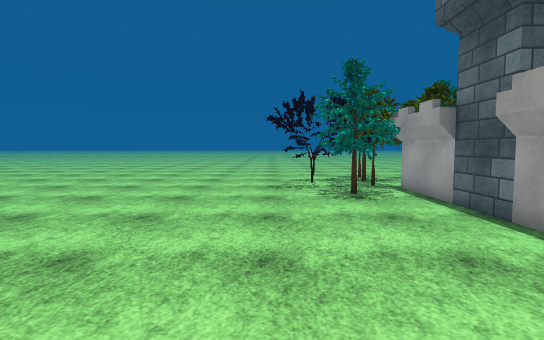
view 1 (above)

19 first-person views from a walk through a scene from a Unity 3-D project. The camera is 1.4 m above the floor, tilts 4° down and sees 80° across. The floor is counted in squares, 1 m on a side. Each view is taken from the middle of a square. On the plan, view 1 faces up. The plan holds only what a view shows up to about 15 squares ahead; the rest is blank. The place goes on beyond the plan. The player is left out. Surface patterns are stand-ins for the level's own textures.

view 2
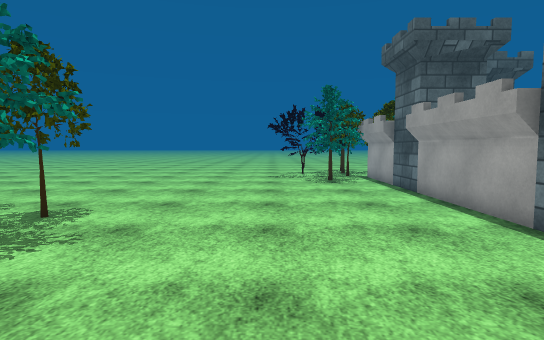

view 3
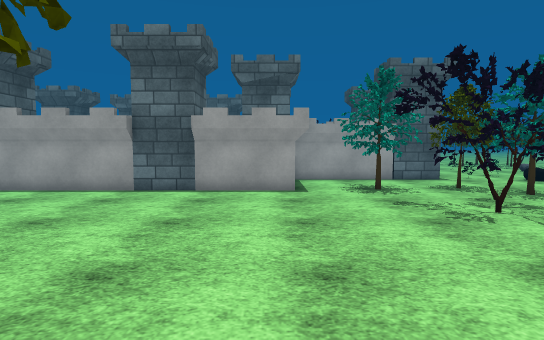

view 4
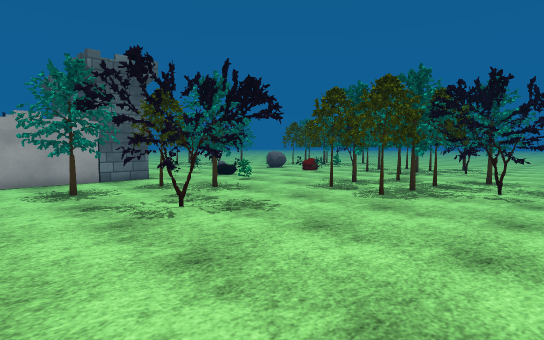

view 5
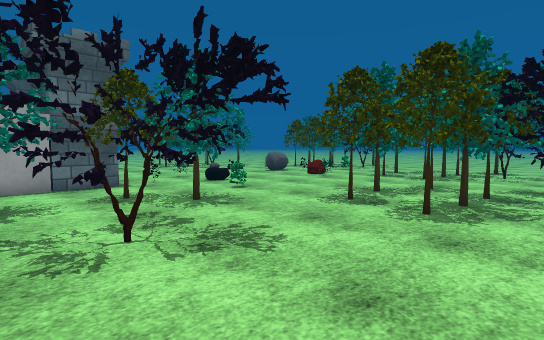

view 6
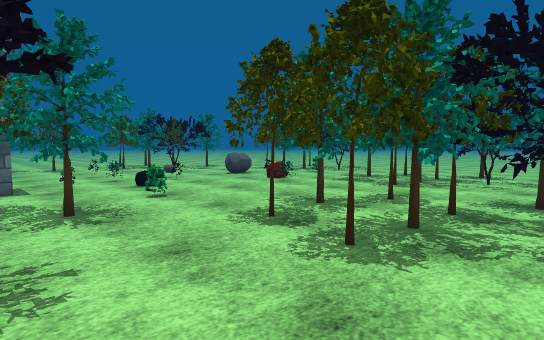

view 7
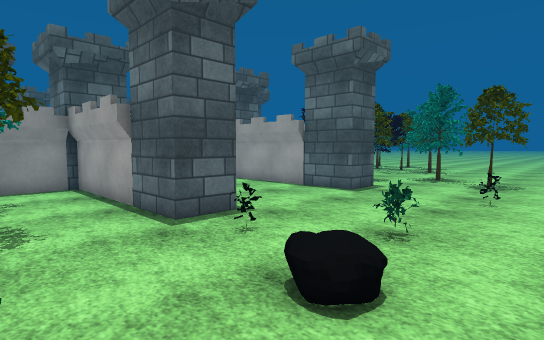

view 8
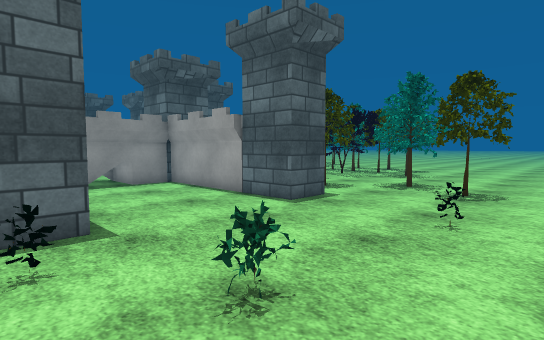

view 9
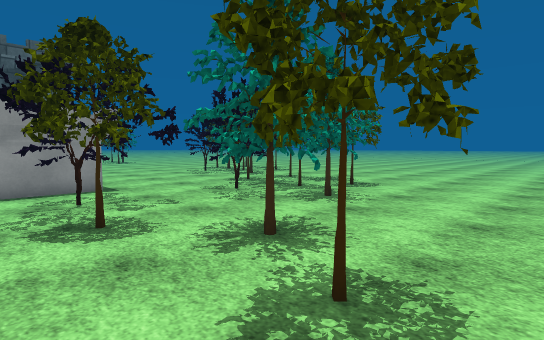

view 10
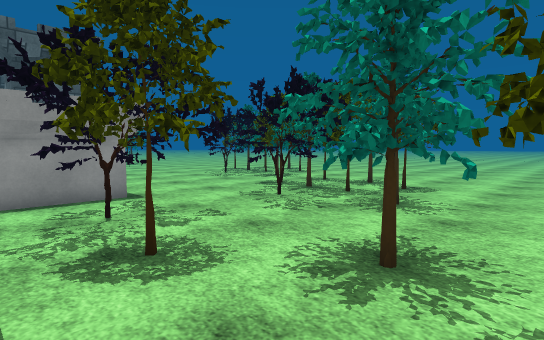

view 11
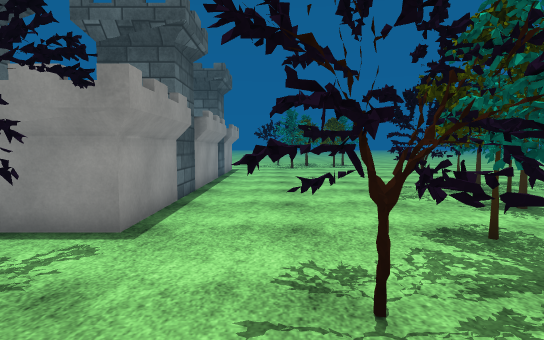

view 12
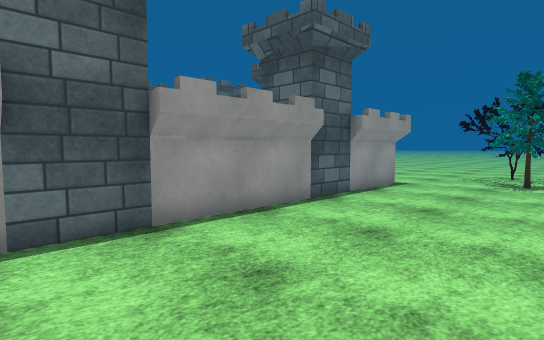

view 13
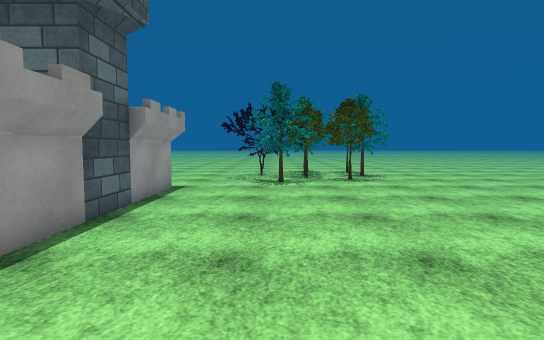

view 14
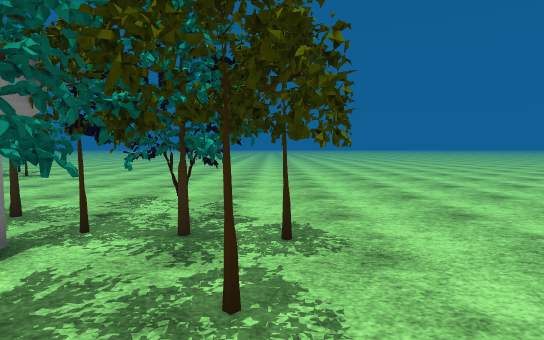

view 15
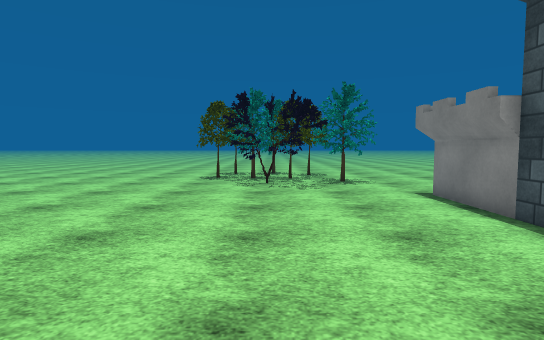

view 16
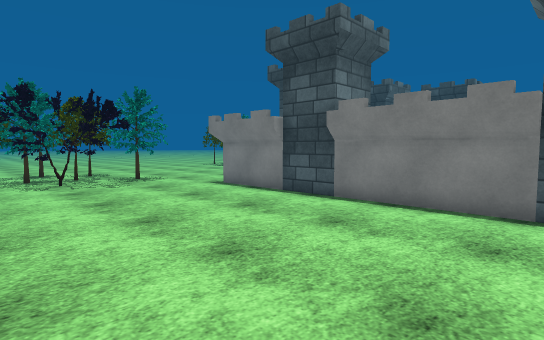

view 17
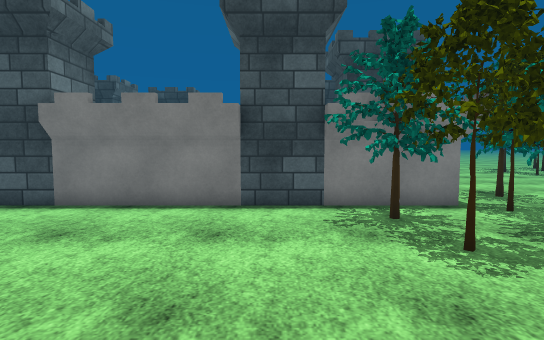

view 18
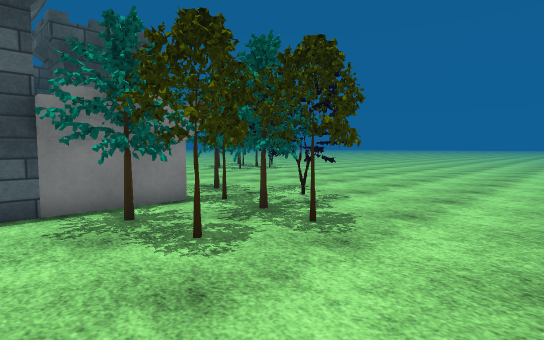

view 19
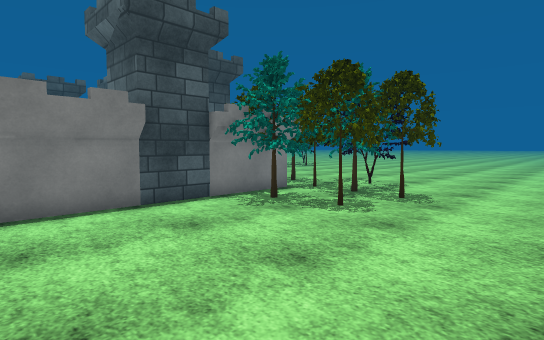

### Floor plan
Key: @ floor where view 1 was taken; # wall or solid block; . floor; T tree; W tower; O other object.
Columns run from 6 left of view 1 to 25 right of it. Each row starts with its distance up from view 1.
 19 ................. .............T
 18 ..............................TT
 17 ............................TTTT
 16 ..........T.T..............TTTTT
 15 .........T#.#...............TTT#
 14 .......TTTTTT............... TTT
 13 .......TTTTTTT..............TTT.
 12 .......TTT#TTT...............TT.
 11 ........TTT###W#######W###......
 10 ........TT.#             #......
  9 ........TT.#             #......
  8 ...........#             #......
  7 ...........#             #......
  6 ...........#             W......
  5 ...........#             #......
  4 ...........#             #......
  3 .TT........#             #......
  2  T ........#             #......
  1   T........#             #......
  0   T...@....#             W.....O
 -1   .........#             #......
 -2  T.........#             #......
 -3 . .........#             #......
 -4 . .........####  #########.....#
 -5   .........T..#  ...## .TT..T.TT
 -6  .........TT..#  ...## TTT..TTTT
 -7 ......TTT.TTT.#  ...## TTTT.TTT#
 -8 ......TTT.....#  ...## TTT...TT
 -9 ......TTTTTT..##.....# TT....TT
-10 .........TTT..W#.....#W.TTT..TTT
-11  ........TT..............TT..  .
-12  ...TT...T....OO.........TT.....
-13  ...#TTT...O............T#......
-14  T.TTT##......O.O...O...TT......
-15  TTTTTTTT.....................
-16  TTT#TTTT......O.....

Positions as (right, up) in squares from view 1, and headings:
1: (0, 0), facing up
2: (0, -4), facing up
3: (-6, -3), facing right
4: (-6, -4), facing down-right
5: (-4, -6), facing down-right
6: (-4, -9), facing down-right
7: (5, -16), facing up-right
8: (8, -16), facing up-right
9: (16, -15), facing up-right
10: (16, -13), facing up-right
11: (22, -9), facing up
12: (25, -1), facing up-left
13: (23, 0), facing up
14: (9, 15), facing left
15: (10, 16), facing right
16: (9, 19), facing down-right
17: (9, 19), facing down
18: (9, 19), facing down-left
19: (13, 19), facing down-left
